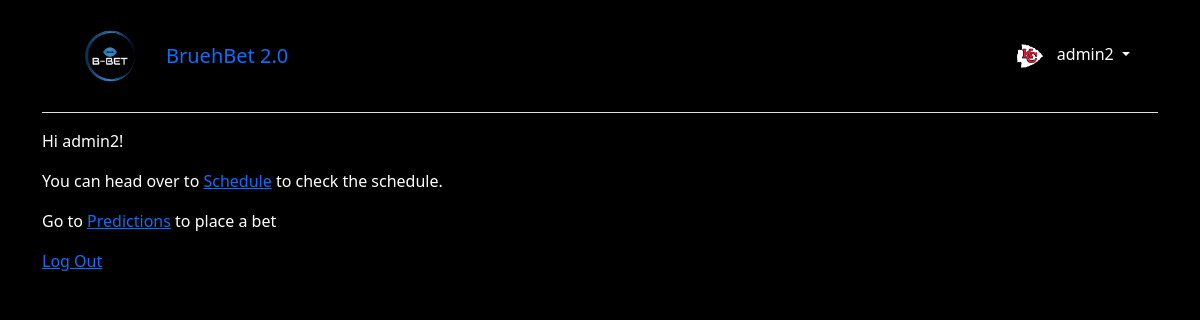
The page /users/ (signed in) on the database its author committed.
### users/models.py (models this page shows, shortened)
class CustomUser(AbstractUser):
    favorite_team = models.ForeignKey(Team, on_delete=models.SET_NULL, null=True, blank=True)
    models.SlugField(null=True, blank=True, unique=True)
    bio = models.TextField(blank=True, null=True)
    profile_picture = models.ImageField(upload_to='profiles_pictures/', blank=True, null=True)

class Team(models.Model):
    name = models.CharField(max_length=50, blank=True, primary_key=True)
    logo = models.ImageField(upload_to='team_logos/', null=True, blank=True)
    short_name = models.TextField(blank=True, null=True)

### users/views.py (the view)
# urls.py: path('', HomePageView.as_view(), name='home'),
class HomePageView(TemplateView):
    template_name = 'home.html'

### templates/home.html (shortened to what this page needs)
{% extends 'base.html' %}
{% block content %}
{% if user.is_authenticated %}
    <p>Hi {{ user.username }}!</p>
    <p> You can head over to <a href="{% url 'schedule' %}">Schedule</a> to check the schedule.</p>
    <p> Go to <a href="{% url 'predictions' %}">Predictions</a> to place a bet</p>
    <p><a href="{% url 'logout' %}">Log Out</a></p>
{% else %}
    <p>You are not logged in</p>
    <a href="{% url 'login' %}">Log In</a> |
    <a href="{% url 'signup' %}">Sign Up</a>
{% endif %}
{% endblock content %}

### templates/base.html (shortened to what this page needs)
{% load static %}
<!DOCTYPE html>
<html>
<head>
  <link rel="stylesheet" type="text/css" href="{% static 'css/styles.css' %}">
  <link href="https://cdn.jsdelivr.net/npm/bootstrap@5.1.3/dist/css/bootstrap.min.css" rel="stylesheet"
>
    <link rel="stylesheet" href="https://cdnjs.cloudflare.com/ajax/libs/OwlCarousel2/2.3.4/assets/owl.carousel.min.css">
<link rel="stylesheet" href="https://cdnjs.cloudflare.com/ajax/libs/OwlCarousel2/2.3.4/assets/owl.theme.default.min.css">
</head>
<body>
  <div class="container">
    <header class="p-3 mb-3 border-bottom">
      <div class="container">
        <div class="d-flex flex-wrap align-items-center justify-content-center
          justify-content-lg-start">
          <img src="{% static 'logo/png/logo-color.png' %}" alt="BruehBet Logo" class="me-3 logo">
          <a class="navbar-brand" href="{% url 'home' %}">BruehBet 2.0</a>
            {% if user.is_authenticated %}
          <div class="dropdown text-end">
            <a href="#" class="d-block link-dark text-decoration-none dropdown-toggle" id="dropdownUser1"
              data-bs-toggle="dropdown" aria-expanded="false">
              {% if user.profile_picture %}
                <img src="{{ user.profile_picture.url }}" width="30" height="30" class="rounded-circle me-2">
              {% else %}
                <img src="{{ user.favorite_team.logo.url }}" width="30" height="30" class="rounded-circle me-2">
              {% endif %}
              {{ user.username }}
            </a>
          </div>
          {% else %}
          <div class="text-end">
            <a href="{% url 'login' %}" class="btn btn-outline-primary me-2">Log
              In</a>
            <a href="{% url 'signup' %}" class="btn btn-primary">Sign Up</a>
          </div>
          {% endif %}
        </div>
      </div>
    </header>
    <main>
      {% block content %}
      {% endblock content %}
    </main>
  </div>
</body>
</html>

### static/css/styles.css (style rules this page uses)
html { scroll-behavior: smooth; }
a { color: rgb(137,147,158) }
body { background-image: url("../../media/background.jpg"); background-repeat: no-repeat; background-size: cover; background-attachment: fixed; height: 100vh; }
h1, label, p, li { color: white; }
#dropdownUser1 { color: white; }
.logo { width: 50px; height: auto; }
@media (min-width: 576px) { .logo { width: 60px; } }
@media (min-width: 768px) { .logo { width: 70px; } }
@media (min-width: 992px) { .logo { width: 80px; } }

### rows shown on the page
CustomUser: favorite_team.logo (picture), username "admin2"
